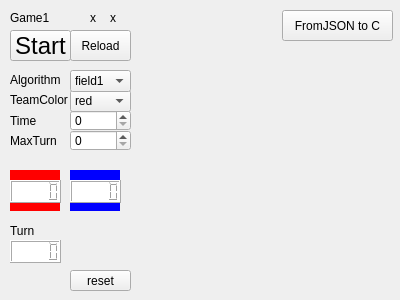
<?xml version="1.0" encoding="UTF-8"?>
<ui version="4.0">
 <class>MainWindow</class>
 <widget class="QWidget" name="MainWindow">
  <property name="windowModality">
   <enum>Qt::NonModal</enum>
  </property>
  <property name="geometry">
   <rect>
    <x>0</x>
    <y>0</y>
    <width>400</width>
    <height>300</height>
   </rect>
  </property>
  <property name="font">
   <font>
    <family>MS UI Gothic</family>
   </font>
  </property>
  <property name="windowTitle">
   <string>MainWindow</string>
  </property>
  <widget class="QComboBox" name="comboBox_TeamColor_1">
   <property name="geometry">
    <rect>
     <x>70</x>
     <y>90</y>
     <width>61</width>
     <height>22</height>
    </rect>
   </property>
   <item>
    <property name="text">
     <string>red</string>
    </property>
   </item>
   <item>
    <property name="text">
     <string>blue</string>
    </property>
   </item>
  </widget>
  <widget class="QLabel" name="label_TeamColor_1">
   <property name="geometry">
    <rect>
     <x>10</x>
     <y>90</y>
     <width>61</width>
     <height>20</height>
    </rect>
   </property>
   <property name="text">
    <string>TeamColor</string>
   </property>
  </widget>
  <widget class="QPushButton" name="Button_Start_1">
   <property name="geometry">
    <rect>
     <x>10</x>
     <y>30</y>
     <width>61</width>
     <height>31</height>
    </rect>
   </property>
   <property name="font">
    <font>
     <pointsize>18</pointsize>
    </font>
   </property>
   <property name="text">
    <string>Start</string>
   </property>
  </widget>
  <widget class="QComboBox" name="comboBox_Algo_1">
   <property name="geometry">
    <rect>
     <x>70</x>
     <y>70</y>
     <width>61</width>
     <height>22</height>
    </rect>
   </property>
   <item>
    <property name="text">
     <string>field1</string>
    </property>
   </item>
   <item>
    <property name="text">
     <string>field2</string>
    </property>
   </item>
  </widget>
  <widget class="QLabel" name="label_Algo_1">
   <property name="geometry">
    <rect>
     <x>10</x>
     <y>70</y>
     <width>61</width>
     <height>20</height>
    </rect>
   </property>
   <property name="text">
    <string>Algorithm</string>
   </property>
  </widget>
  <widget class="QPushButton" name="Button_Reload_1">
   <property name="geometry">
    <rect>
     <x>70</x>
     <y>30</y>
     <width>61</width>
     <height>31</height>
    </rect>
   </property>
   <property name="text">
    <string>Reload</string>
   </property>
  </widget>
  <widget class="QLCDNumber" name="display_RED_1">
   <property name="geometry">
    <rect>
     <x>10</x>
     <y>180</y>
     <width>51</width>
     <height>23</height>
    </rect>
   </property>
   <property name="font">
    <font>
     <family>MS UI Gothic</family>
    </font>
   </property>
   <property name="styleSheet">
    <string notr="true">background:#fff;</string>
   </property>
  </widget>
  <widget class="QLCDNumber" name="display_Blue_1">
   <property name="geometry">
    <rect>
     <x>70</x>
     <y>180</y>
     <width>51</width>
     <height>23</height>
    </rect>
   </property>
   <property name="styleSheet">
    <string notr="true">background:#fff;</string>
   </property>
  </widget>
  <widget class="QLabel" name="label_Game_1">
   <property name="geometry">
    <rect>
     <x>10</x>
     <y>10</y>
     <width>61</width>
     <height>16</height>
    </rect>
   </property>
   <property name="text">
    <string>Game1</string>
   </property>
  </widget>
  <widget class="QLabel" name="label_Time_1">
   <property name="geometry">
    <rect>
     <x>10</x>
     <y>110</y>
     <width>61</width>
     <height>21</height>
    </rect>
   </property>
   <property name="text">
    <string>Time</string>
   </property>
  </widget>
  <widget class="QSpinBox" name="spinBox_Time_1">
   <property name="geometry">
    <rect>
     <x>70</x>
     <y>110</y>
     <width>61</width>
     <height>21</height>
    </rect>
   </property>
  </widget>
  <widget class="QLabel" name="label_Lamp_1_1">
   <property name="geometry">
    <rect>
     <x>90</x>
     <y>10</y>
     <width>16</width>
     <height>16</height>
    </rect>
   </property>
   <property name="text">
    <string>x</string>
   </property>
  </widget>
  <widget class="QLabel" name="label_Lamp_1_2">
   <property name="geometry">
    <rect>
     <x>110</x>
     <y>10</y>
     <width>16</width>
     <height>16</height>
    </rect>
   </property>
   <property name="text">
    <string>x</string>
   </property>
  </widget>
  <widget class="QLabel" name="label_MaxTurn_1">
   <property name="geometry">
    <rect>
     <x>10</x>
     <y>130</y>
     <width>61</width>
     <height>21</height>
    </rect>
   </property>
   <property name="text">
    <string>MaxTurn</string>
   </property>
  </widget>
  <widget class="QSpinBox" name="spinBox_MaxTurn_1">
   <property name="geometry">
    <rect>
     <x>70</x>
     <y>130</y>
     <width>61</width>
     <height>21</height>
    </rect>
   </property>
  </widget>
  <widget class="QLabel" name="label_Back_Red_1">
   <property name="geometry">
    <rect>
     <x>10</x>
     <y>170</y>
     <width>50</width>
     <height>41</height>
    </rect>
   </property>
   <property name="styleSheet">
    <string notr="true">background:#f00</string>
   </property>
   <property name="text">
    <string/>
   </property>
  </widget>
  <widget class="QLabel" name="label_Back_Blue_1">
   <property name="geometry">
    <rect>
     <x>70</x>
     <y>170</y>
     <width>50</width>
     <height>41</height>
    </rect>
   </property>
   <property name="styleSheet">
    <string notr="true">background:#00f</string>
   </property>
   <property name="text">
    <string/>
   </property>
  </widget>
  <widget class="QLabel" name="label_Turn_1">
   <property name="geometry">
    <rect>
     <x>10</x>
     <y>220</y>
     <width>51</width>
     <height>21</height>
    </rect>
   </property>
   <property name="text">
    <string>Turn</string>
   </property>
  </widget>
  <widget class="QLCDNumber" name="display_Turn_1">
   <property name="geometry">
    <rect>
     <x>10</x>
     <y>240</y>
     <width>51</width>
     <height>23</height>
    </rect>
   </property>
   <property name="font">
    <font>
     <family>MS UI Gothic</family>
    </font>
   </property>
   <property name="styleSheet">
    <string notr="true">background:#fff;</string>
   </property>
  </widget>
  <widget class="QPushButton" name="Button_Reset_1">
   <property name="geometry">
    <rect>
     <x>70</x>
     <y>270</y>
     <width>61</width>
     <height>21</height>
    </rect>
   </property>
   <property name="text">
    <string>reset</string>
   </property>
  </widget>
  <widget class="QPushButton" name="pushButton">
   <property name="geometry">
    <rect>
     <x>282</x>
     <y>10</y>
     <width>111</width>
     <height>31</height>
    </rect>
   </property>
   <property name="text">
    <string>FromJSON to C</string>
   </property>
  </widget>
  <zorder>label_Back_Blue_1</zorder>
  <zorder>label_Back_Red_1</zorder>
  <zorder>comboBox_TeamColor_1</zorder>
  <zorder>label_TeamColor_1</zorder>
  <zorder>Button_Start_1</zorder>
  <zorder>comboBox_Algo_1</zorder>
  <zorder>label_Algo_1</zorder>
  <zorder>Button_Reload_1</zorder>
  <zorder>display_RED_1</zorder>
  <zorder>display_Blue_1</zorder>
  <zorder>label_Game_1</zorder>
  <zorder>label_Time_1</zorder>
  <zorder>spinBox_Time_1</zorder>
  <zorder>label_Lamp_1_1</zorder>
  <zorder>label_Lamp_1_2</zorder>
  <zorder>label_MaxTurn_1</zorder>
  <zorder>spinBox_MaxTurn_1</zorder>
  <zorder>label_Turn_1</zorder>
  <zorder>display_Turn_1</zorder>
  <zorder>Button_Reset_1</zorder>
  <zorder>pushButton</zorder>
 </widget>
 <layoutdefault spacing="6" margin="11"/>
 <resources/>
 <connections/>
</ui>
